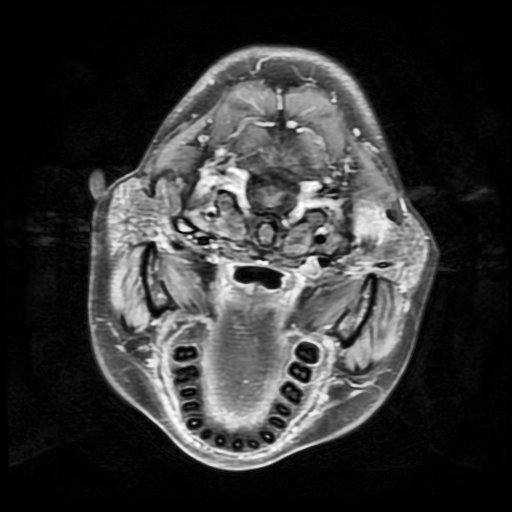
#> input picture x-ray-image-enhancement/images/30-T4N2, 24_pre_waterT1C.nii-0010.png, 512 x 512 px; its folder holds only this picture in this run
$ jupyter execute x-ray-enhancement.ipynb   (shell and % lines are left out)
#> lines starting #> are read from the running program, lines starting #| are printed output that depends on the picture
[cell 1]
from matplotlib import pylab
import numpy as np
from PIL import Image, ImageFilter
import os

[cell 2]
def plot_image(image, title):
    pylab.imshow(image)
    pylab.title(title, size=20)
    pylab.axis('off')

[cell 3]
path='images/'
file_list = [f for f in os.listdir(path) if not f.startswith('.')]
file_num = len(file_list)
i = 1
print("file_num", file_num)
for img_dir in file_list:
    im = Image.open("images/"+img_dir)
#> im is the input picture: PIL image 512x512 L; min 0, max 255, mean 52.9
    for sz in [3, 7, 15]:
        im1 = im.filter(ImageFilter.MedianFilter(size=sz))
        im.save("imagesProcessed/waterT1C/"+"spnoise_"+str(sz)+"_"+img_dir)
#> this loop made 3 passes
#> pass 2, `im1 = im.filter(ImageFilter.MedianFilter(size=sz))`:
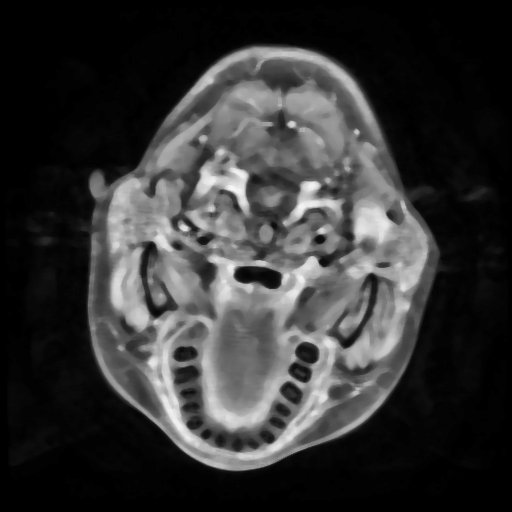
#> im1: PIL image 512x512 L; min 0, max 246, mean 52.5
#> pass 3, `im1 = im.filter(ImageFilter.MedianFilter(size=sz))`:
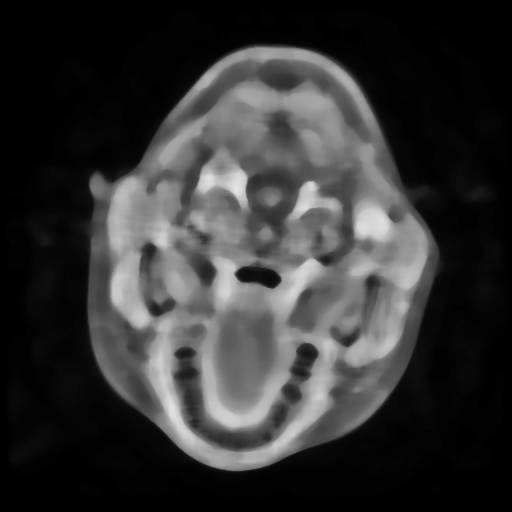
#> im1: PIL image 512x512 L; min 0, max 228, mean 52
    print(img_dir + " processed")

$ run again, on x-ray-image-enhancement/images/30-T4N2, 24_pre_waterT1C.nii-0014.png
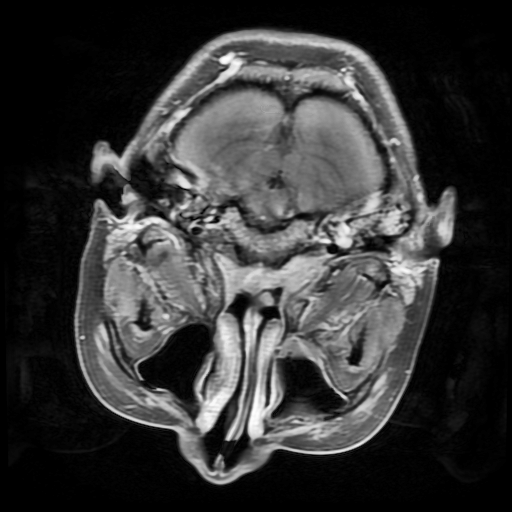
#> input picture x-ray-image-enhancement/images/30-T4N2, 24_pre_waterT1C.nii-0014.png, 512 x 512 px
#> im is the input picture: PIL image 512x512 L; min 0, max 255, mean 54.6
#> the loop `for sz in [3, 7, 15]:` made 3 passes
#> pass 2, `im1 = im.filter(ImageFilter.MedianFilter(size=sz))`:
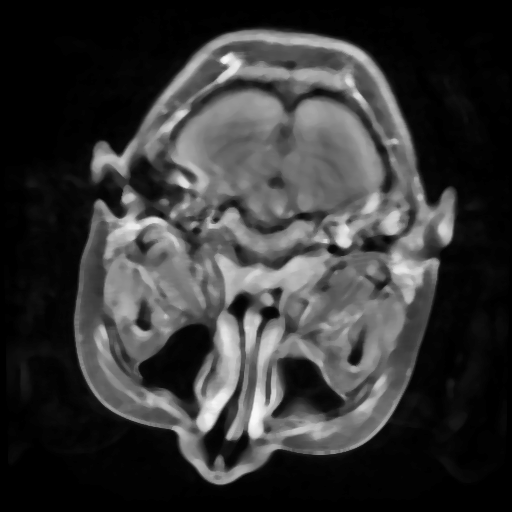
#> im1: PIL image 512x512 L; min 0, max 249, mean 54.1
#> pass 3, `im1 = im.filter(ImageFilter.MedianFilter(size=sz))`:
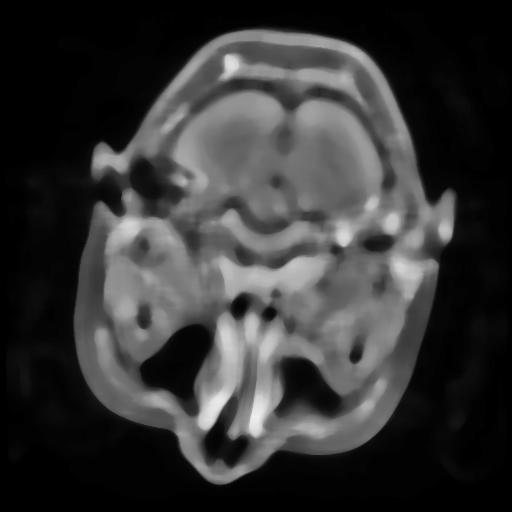
#> im1: PIL image 512x512 L; min 0, max 238, mean 53.3

$ run again, on x-ray-image-enhancement/images/30-T4N2, 24_pre_waterT1C.nii-0016.png
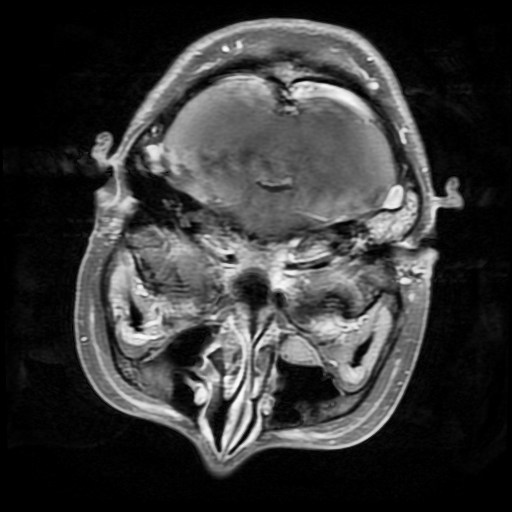
#> input picture x-ray-image-enhancement/images/30-T4N2, 24_pre_waterT1C.nii-0016.png, 512 x 512 px
#> im is the input picture: PIL image 512x512 L; min 0, max 255, mean 55.3
#> the loop `for sz in [3, 7, 15]:` made 3 passes
#> pass 2, `im1 = im.filter(ImageFilter.MedianFilter(size=sz))`:
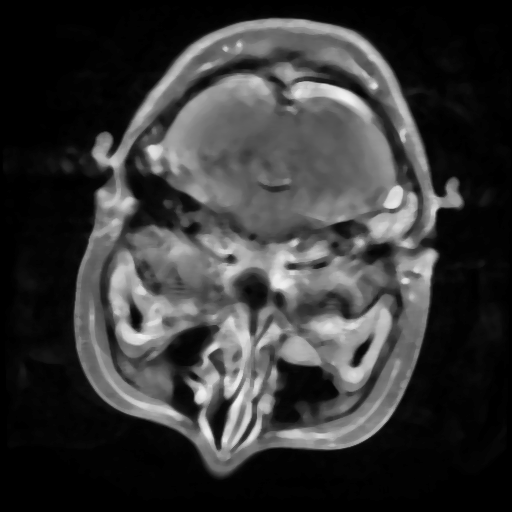
#> im1: PIL image 512x512 L; min 0, max 242, mean 54.9
#> pass 3, `im1 = im.filter(ImageFilter.MedianFilter(size=sz))`:
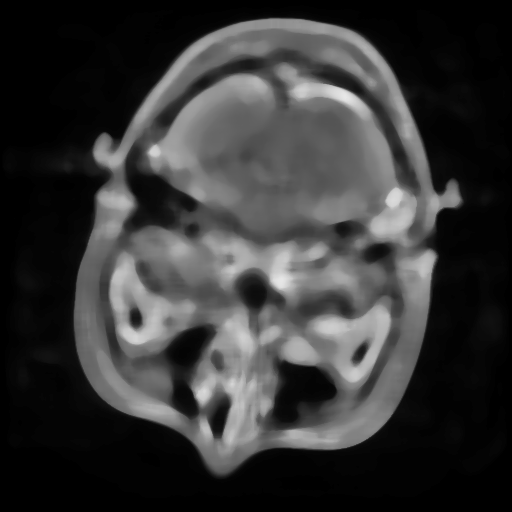
#> im1: PIL image 512x512 L; min 0, max 231, mean 54.3
